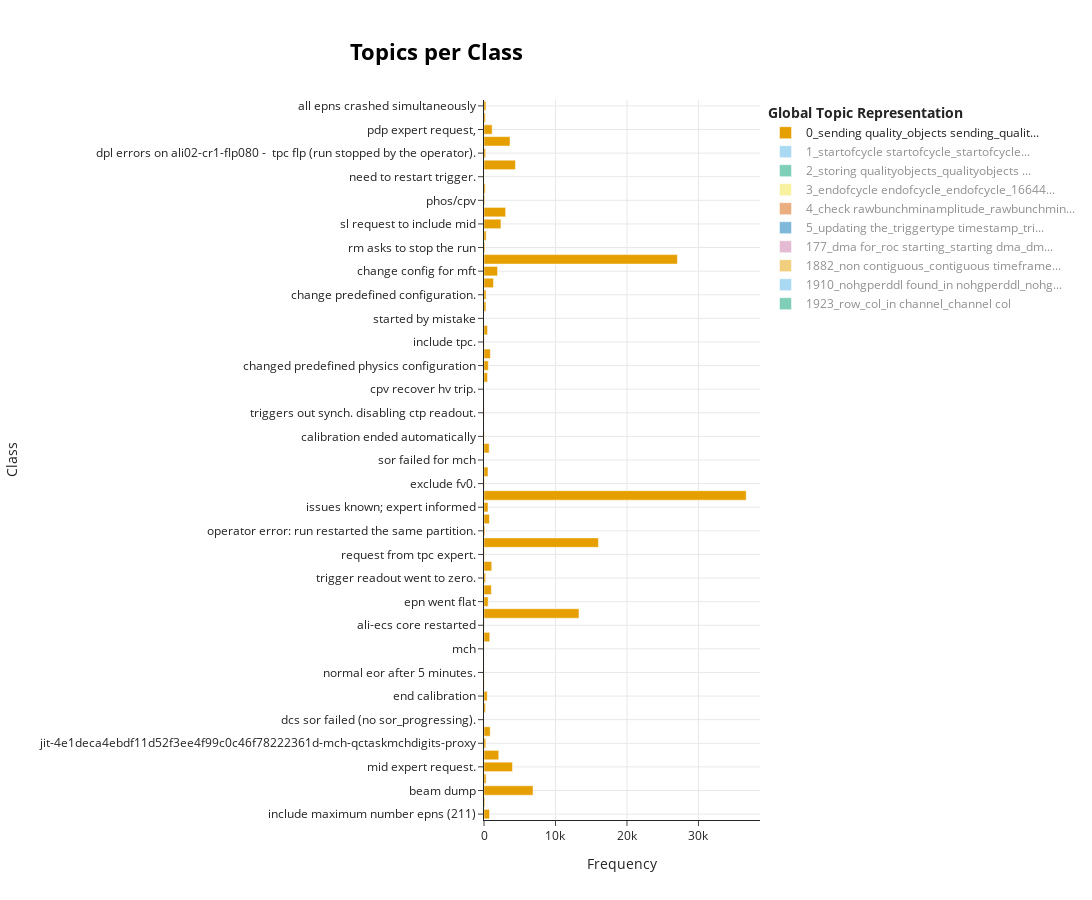

Notebook code cell kept with this figure:
### Code cell
topics_per_class = topic_model.model.topics_per_class(df.content.tolist(), df.EOR.tolist())
topic_model.model.visualize_topics_per_class(topics_per_class)
